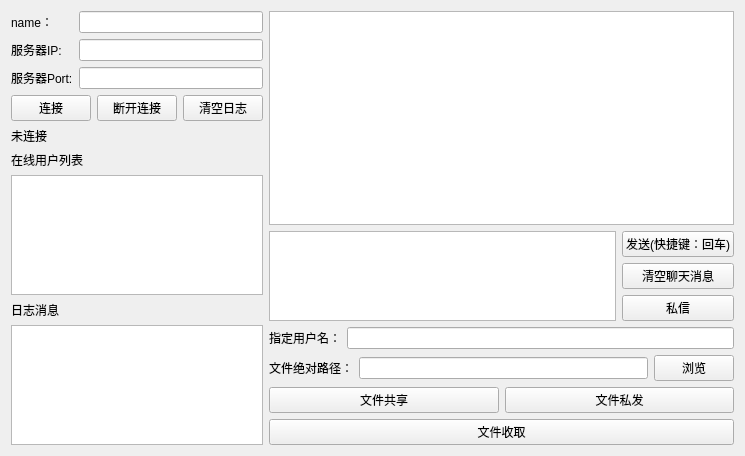
<?xml version="1.0" encoding="UTF-8"?>
<ui version="4.0">
 <class>Client</class>
 <widget class="QWidget" name="Client">
  <property name="geometry">
   <rect>
    <x>0</x>
    <y>0</y>
    <width>745</width>
    <height>456</height>
   </rect>
  </property>
  <property name="windowTitle">
   <string>Client</string>
  </property>
  <layout class="QHBoxLayout" name="horizontalLayout_8" stretch="1,2">
   <item>
    <layout class="QVBoxLayout" name="verticalLayout_4" stretch="0,0,0,0,0,0">
     <item>
      <layout class="QVBoxLayout" name="verticalLayout_3">
       <item>
        <layout class="QHBoxLayout" name="horizontalLayout">
         <item>
          <layout class="QVBoxLayout" name="verticalLayout">
           <item>
            <widget class="QLabel" name="label">
             <property name="text">
              <string>name：</string>
             </property>
            </widget>
           </item>
           <item>
            <widget class="QLabel" name="label_2">
             <property name="text">
              <string>服务器IP:</string>
             </property>
            </widget>
           </item>
           <item>
            <widget class="QLabel" name="label_3">
             <property name="text">
              <string>服务器Port:</string>
             </property>
            </widget>
           </item>
          </layout>
         </item>
         <item>
          <layout class="QVBoxLayout" name="verticalLayout_2">
           <item>
            <widget class="QLineEdit" name="nameEdit"/>
           </item>
           <item>
            <widget class="QLineEdit" name="IPEdit"/>
           </item>
           <item>
            <widget class="QLineEdit" name="portEdit"/>
           </item>
          </layout>
         </item>
        </layout>
       </item>
       <item>
        <layout class="QHBoxLayout" name="horizontalLayout_3">
         <item>
          <widget class="QPushButton" name="connectBtn">
           <property name="text">
            <string>连接</string>
           </property>
          </widget>
         </item>
         <item>
          <widget class="QPushButton" name="disConnectBtn">
           <property name="text">
            <string>断开连接</string>
           </property>
          </widget>
         </item>
         <item>
          <widget class="QPushButton" name="clearLogBtn">
           <property name="text">
            <string>清空日志</string>
           </property>
          </widget>
         </item>
        </layout>
       </item>
      </layout>
     </item>
     <item>
      <widget class="QLabel" name="connectCondition">
       <property name="text">
        <string>未连接</string>
       </property>
      </widget>
     </item>
     <item>
      <widget class="QLabel" name="label_7">
       <property name="text">
        <string>在线用户列表</string>
       </property>
      </widget>
     </item>
     <item>
      <widget class="QListView" name="onlineChaters"/>
     </item>
     <item>
      <widget class="QLabel" name="label_4">
       <property name="text">
        <string>日志消息</string>
       </property>
      </widget>
     </item>
     <item>
      <widget class="QListWidget" name="logInfo"/>
     </item>
    </layout>
   </item>
   <item>
    <layout class="QVBoxLayout" name="verticalLayout_8" stretch="2,1">
     <item>
      <widget class="QListWidget" name="msgInfo"/>
     </item>
     <item>
      <layout class="QVBoxLayout" name="verticalLayout_7">
       <item>
        <layout class="QHBoxLayout" name="horizontalLayout_6">
         <item>
          <widget class="QTextEdit" name="sendMsgInfo"/>
         </item>
         <item>
          <layout class="QVBoxLayout" name="verticalLayout_5">
           <item>
            <widget class="QPushButton" name="sendBtn">
             <property name="text">
              <string>发送(快捷键：回车)</string>
             </property>
            </widget>
           </item>
           <item>
            <widget class="QPushButton" name="clearChatLog">
             <property name="text">
              <string>清空聊天消息</string>
             </property>
            </widget>
           </item>
           <item>
            <widget class="QPushButton" name="btnMsgPrivate">
             <property name="text">
              <string>私信</string>
             </property>
            </widget>
           </item>
          </layout>
         </item>
        </layout>
       </item>
       <item>
        <layout class="QVBoxLayout" name="verticalLayout_6">
         <item>
          <layout class="QHBoxLayout" name="horizontalLayout_2">
           <item>
            <widget class="QLabel" name="label_5">
             <property name="text">
              <string>指定用户名：</string>
             </property>
            </widget>
           </item>
           <item>
            <widget class="QLineEdit" name="privateUserEdit"/>
           </item>
          </layout>
         </item>
         <item>
          <layout class="QHBoxLayout" name="horizontalLayout_4">
           <item>
            <widget class="QLabel" name="label_6">
             <property name="text">
              <string>文件绝对路径：</string>
             </property>
            </widget>
           </item>
           <item>
            <widget class="QLineEdit" name="fileDirEdit"/>
           </item>
           <item>
            <widget class="QPushButton" name="btnFileDirSearch">
             <property name="text">
              <string>浏览</string>
             </property>
            </widget>
           </item>
          </layout>
         </item>
         <item>
          <layout class="QHBoxLayout" name="horizontalLayout_5">
           <item>
            <widget class="QPushButton" name="btnFileShared">
             <property name="text">
              <string>文件共享</string>
             </property>
            </widget>
           </item>
           <item>
            <widget class="QPushButton" name="btnFilePrivate">
             <property name="text">
              <string>文件私发</string>
             </property>
            </widget>
           </item>
          </layout>
         </item>
         <item>
          <layout class="QVBoxLayout" name="verticalLayout_9">
           <item>
            <layout class="QHBoxLayout" name="horizontalLayout_9">
             <item>
              <widget class="QPushButton" name="btnFilesReceive">
               <property name="text">
                <string>文件收取</string>
               </property>
              </widget>
             </item>
            </layout>
           </item>
          </layout>
         </item>
        </layout>
       </item>
      </layout>
     </item>
    </layout>
   </item>
  </layout>
 </widget>
 <resources/>
 <connections/>
</ui>
